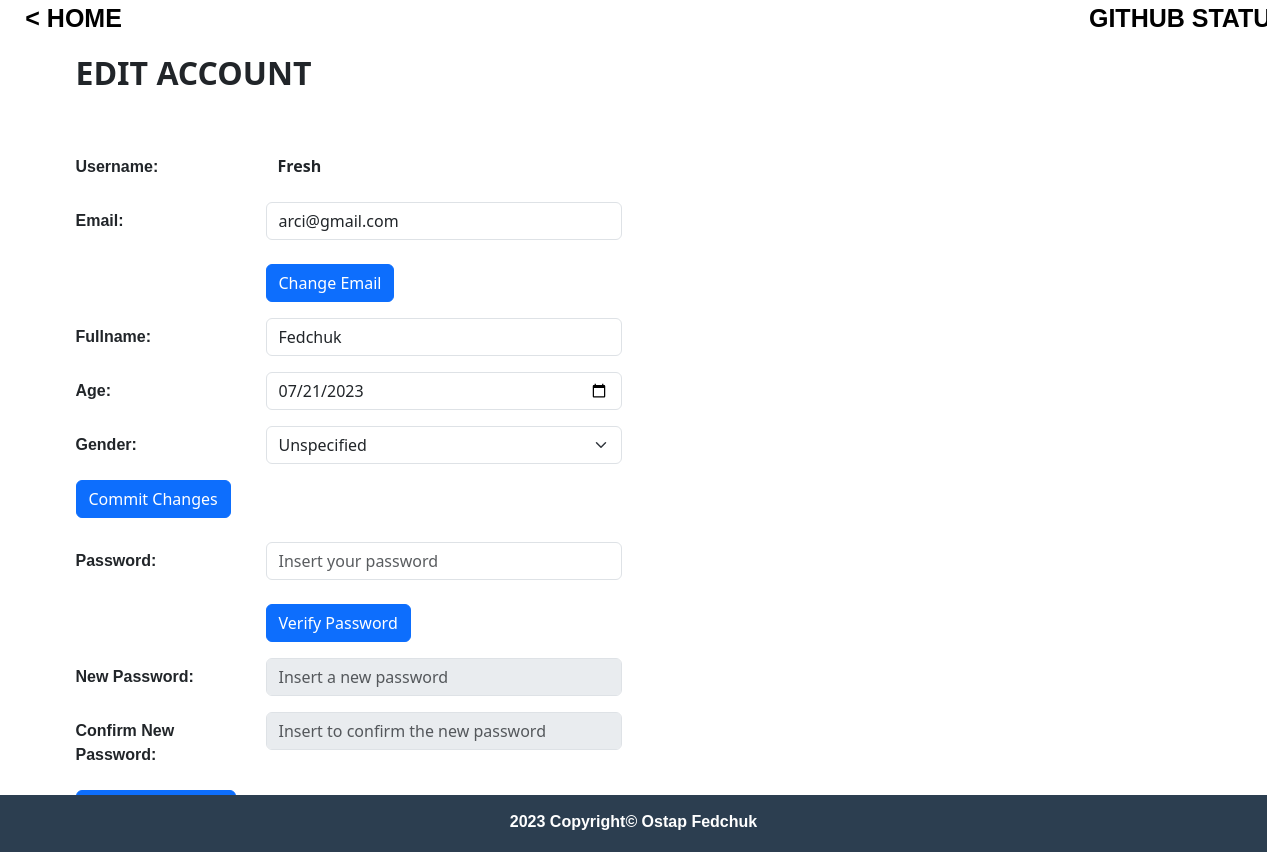
The app's page /info (signed in), older data.
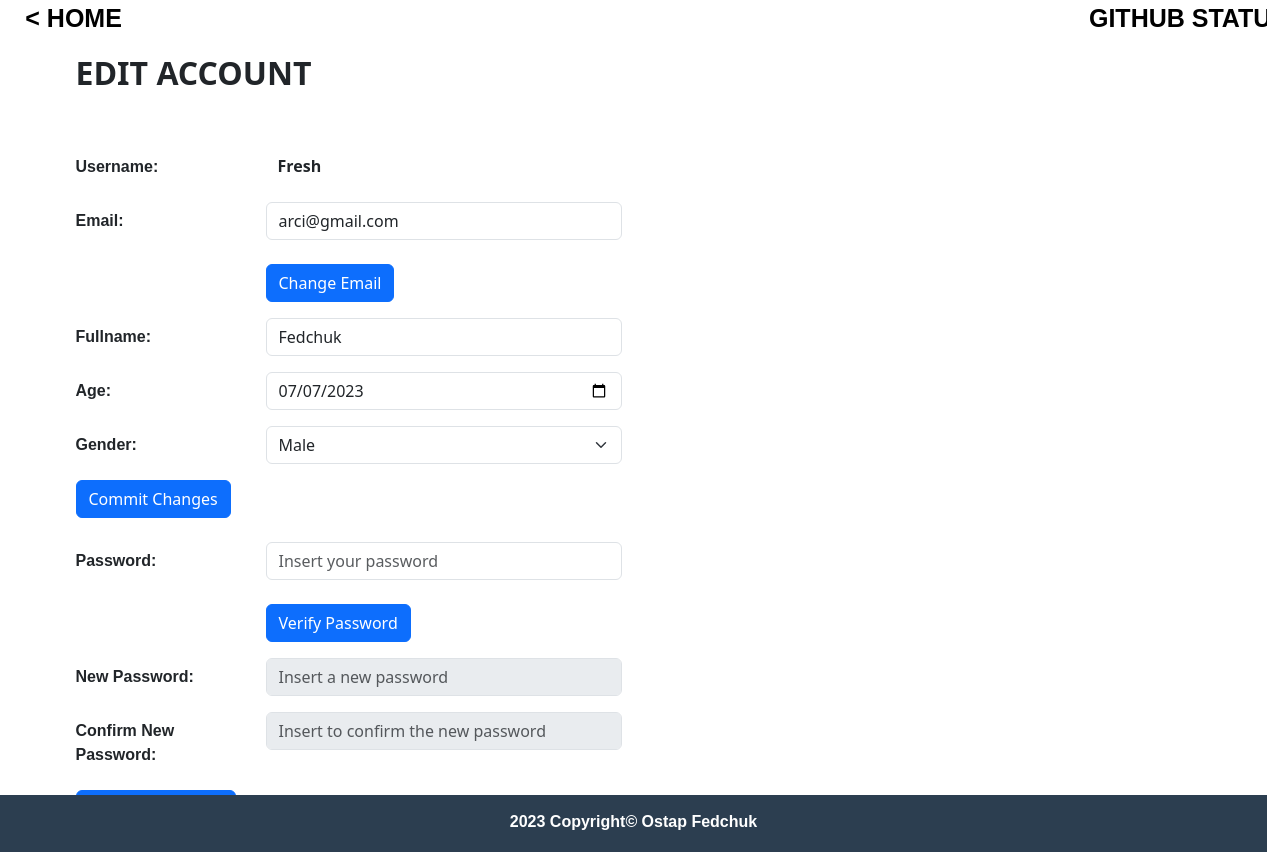
The same page, newer data.
### tables this page shows
CREATE TABLE users (
        username TEXT NOT NULL,
        email TEXT NOT NULL,
        fullname TEXT NOT NULL,
        age TEXT NOT NULL,
        gender TEXT NOT NULL,
        password TEXT NOT NULL,
        PRIMARY KEY(username, email)
);

### main.py (the view, shortened to what this page needs)
@app.route('/info', methods=['GET', 'POST'])
def info():
    checkpwd = False # errore nel caso in cui le password corrispondano, si sbloccano altri due form
    error_match1 = False #error se non corrisponde la password del Db con quella inserita dall'utente
    error_match = False #errore se non metchano la NewPassword e ConfirmNewPassword
    requirements = False #nel caso in cui non vengano rispettati i requisiti minimi
    success = False #serve nel caso in cui le modifiche avvengono col successo
    success_email = False
    if 'username' in session:
        if session['logged_in'] == True and session['username']:
            row = retrieve_all(session['username']) #passo il username presente nella sessione e recupero tutti i dati dell'utente dal DB
            return render_template('info.html', global_username=row[0][0], global_email=row[0][1], global_fullname=row[0][2], global_age=row[0][3], global_gender=row[0][4], global_checkpwd= checkpwd)
    else:
        username = "Guest"
        requirements = True
        return render_template('index.html', requirements=requirements, global_username=username)

### functions.py (called while the page is built)
def retrieve_all(username):
    conn = sqlite3.connect('database.db')
    cur = conn.cursor()
    cur.execute("SELECT * FROM users WHERE username = ?", (username,))
    result = cur.fetchall()
    return result

### templates/info.html (shortened to what this page needs)
<!DOCTYPE html>
<html lang="en">
<head>
    <link rel="stylesheet" href="static/css/infostyle.css">
    <link href="https://cdn.jsdelivr.net/npm/bootstrap@5.3.0/dist/css/bootstrap.min.css" rel="stylesheet">
</head>
<body>
    {% block content %}
    <header>
        <a class="home-header" href="{{ url_for('index') }}">< HOME</a>
        <a class="github-header" href="{{ url_for('gitstatus') }}">GITHUB STATUS ></a>
    </header>
    <div class="container py-4">
       <div class="contact">
            <h2><b>EDIT ACCOUNT</b></h2>
       </div>
        <form id="contactForm" method="POST" action="{{ url_for('info') }}" class="form-horizontal">
            <div class="row mb-3">
                <label for="FormUsername" class="col-sm-2 col-form-label">Username:</label>
                <div class="col-sm-4">
                  <input type="text" class="form-control" id="FormUsername" name="FormUsername"  value="{{ global_username }}" disabled>
                </div>
              </div>
            <div class="row mb-3">
              <label for="FormEmail" class="col-sm-2 col-form-label">Email: <nobr></nobr></label>
              <div class="col-sm-4">
                <input type="email" class="form-control" id="FormEmail" name="FormEmail" value="{{ global_email }}">
                <br>
                <button type="submit" class="btn btn-primary" name="action" value="first-one" id="verify-pass">Change Email</button>
              </div>
            </div>
            <div class="row mb-3">
                <label for="fullname" class="col-sm-2 col-form-label">Fullname: <nobr></nobr></label>
                <div class="col-sm-4">
                  <input type="text" class="form-control" id="fullname" name="fullname"  value="{{ global_fullname }}">
                </div>
              </div>
            <div class="row mb-3">
                <label for="age" class="col-sm-2 col-form-label">Age: <nobr></nobr></label>
                <div class="col-sm-4">
                  <input type="date" class="form-control" id="age" name="age"  value="{{ global_age }}">
                </div>
              </div>
            <div class="row mb-3">
                <label for="gender" class="col-sm-2 col-form-label">Gender: <nobr></nobr></label>
                <div class="col-sm-4">
                    <select class="form-select" aria-label="Default select example" name="gender" value="{{ global_gender }}">
                        <option value="Male" {% if global_gender == 'Male' %} selected {% endif %}>Male</option>
                        <option value="Unspecified" {% if global_gender == 'Unspecified' %} selected {% endif %}>Unspecified</option>
                    </select>
                </div>
              </div>
              <button type="submit" class="btn btn-primary" name="action" value="one">Commit Changes</button>
              <br><br>
            <div class="row mb-3">
                <label for="YourPassword" class="col-sm-2 col-form-label">Password: <nobr></nobr></label>
                <div class="col-sm-4">
                  <input type="password" class="form-control" id="YourPassword" name="YourPassword" placeholder="Insert your password" {% if global_checkpwd == True %} disabled {% endif %}>
                  <br>
                  <button type="submit" class="btn btn-primary" name="action" value="two" id="verify-pass">Verify Password</button>
                </div>
              </div>
            <div class="row mb-3">
                <label for="NewPassword" class="col-sm-2 col-form-label">New Password:</label>
                <div class="col-sm-4">
                  <input type="password" class="form-control" id="NewPassword" name="NewPassword" placeholder="Insert a new password" value="" {% if global_checkpwd == False %} disabled {% endif %}>
                </div>
              </div>
            <div class="row mb-3">
                <label for="ConfirmNewPassword" class="col-sm-2 col-form-label">Confirm New Password:</label>
                <div class="col-sm-4">
                  <input type="password" class="form-control" id="ConfirmNewPassword" name="ConfirmNewPassword" placeholder="Insert to confirm the new password" value="" {% if global_checkpwd == False %} disabled {% endif %}>
                </div>
              </div>
              <button type="submit" class="btn btn-primary" name="action" value="three">Change Password</button>
        </form>
    </div>
    <footer>
        <p style="text-align: center; font-family: Arial, Helvetica, sans-serif;"><b>2023 Copyright© Ostap Fedchuk</b></p>
    </footer>
    {% endblock %}
</body>
</html>

### static/css/infostyle.css (style rules this page uses)
body { margin: 0; padding: 0; background-color: #ecf0f1; }
label { font-family: Arial, Helvetica, sans-serif; font-weight: bold; display: inline; }
header .home-header { position: relative; font-size: 25px; left: 2%; font-weight: bold; font-family: Arial, Helvetica, sans-serif; }
header .github-header { position: relative; left: 78%; font-size: 25px; font-weight: bold; font-family: Arial, Helvetica, sans-serif; }
header a { color: black; text-decoration: none; }
.container { position: relative; margin-top: 10%; }
.contact { position: relative; margin-bottom: 5%; margin-top: -12%; }
#contactForm { margin-top: 0%; }
#FormUsername:disabled { font-weight: bold; background-color: white; border: none; }
footer { border: 2px solid #2c3e50; background-color: #2c3e50; color: white; position: fixed; bottom: 0; width: 100%; left: 0; text-align: center; padding-top: 1%; }

Row changes from the older to the newer data that the page shows:
changed users "Fresh": age "07/21/2023" → "07/07/2023"; gender "Unspecified" → "Male"
